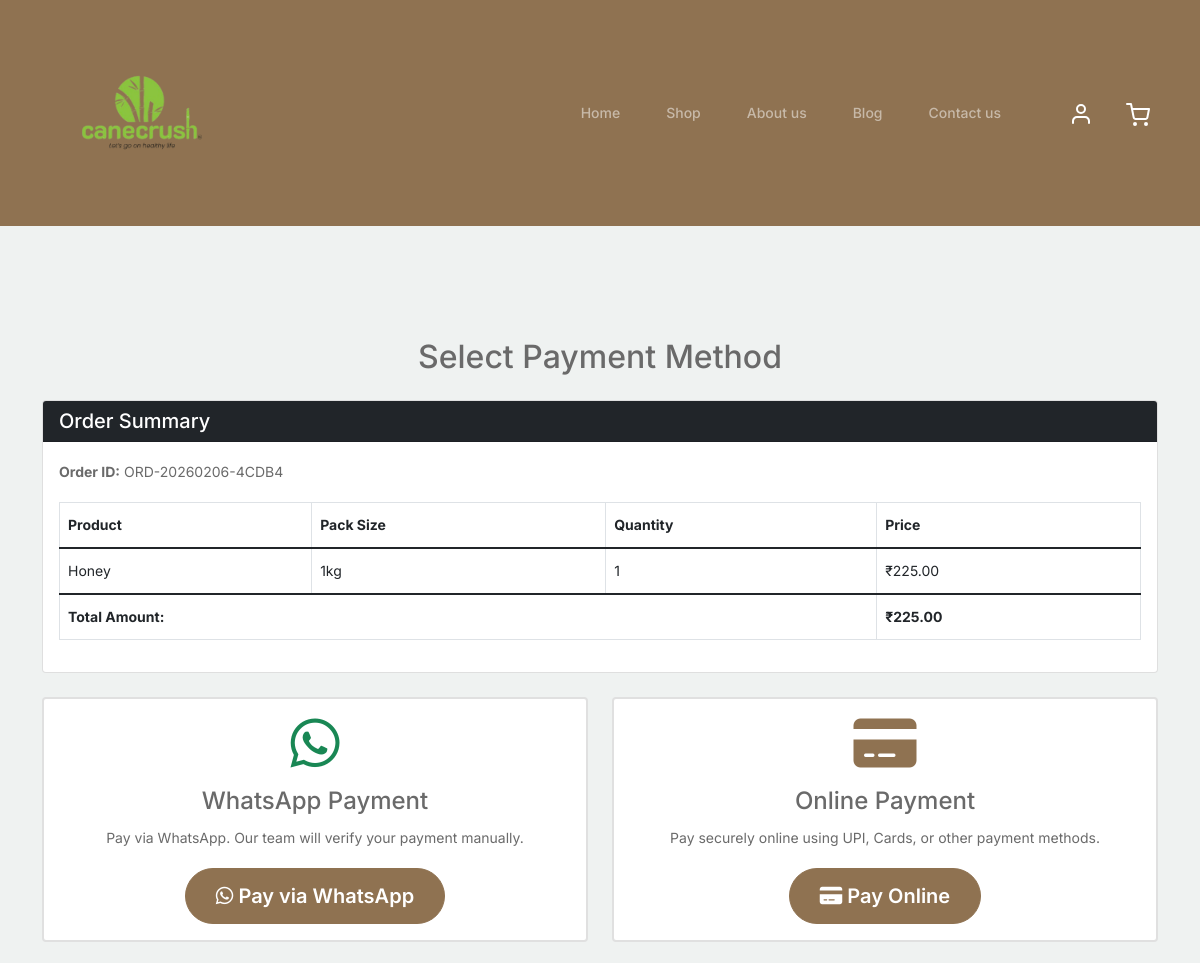
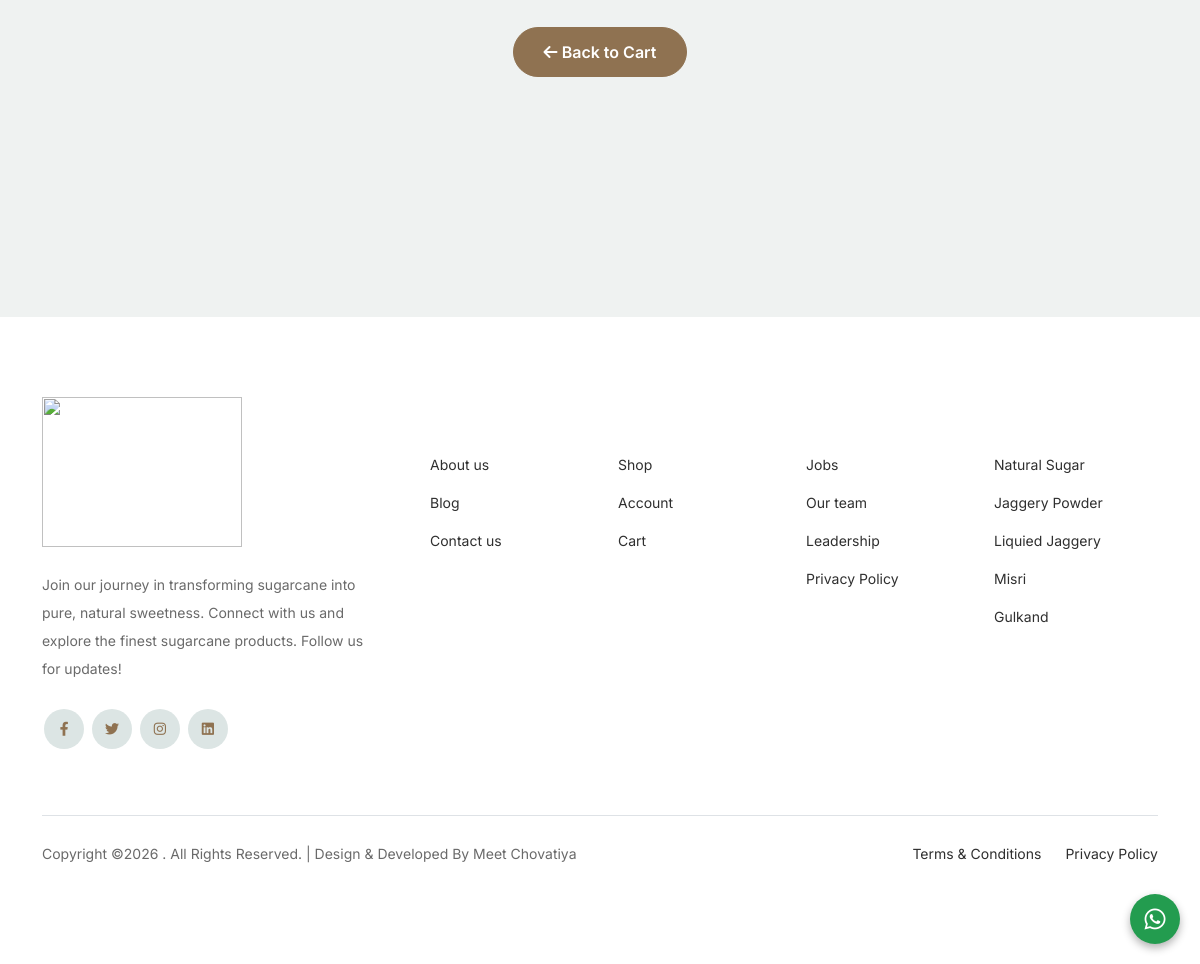
The app's page /select_payment_method/8/ (signed in) with its own data (2 pictures, top to bottom).
### cane_crush/models.py (models this page shows, shortened)
class Order(models.Model):
    order_id = models.CharField(max_length=50, unique=True, blank=True, null=True, help_text="Unique Order ID")
    customer = models.ForeignKey(AdminUser, related_name='orders', on_delete=models.CASCADE)
    created = models.DateTimeField(auto_now_add=True)
    updated = models.DateTimeField(auto_now=True)
    paid = models.BooleanField(default=False)
    class Meta:
        ordering = ['-created']
    def get_total_amount(self):
        return sum(item.get_total_price() for item in self.items.all())

class OrderItem(models.Model):
    order = models.ForeignKey(Order, related_name='items', on_delete=models.CASCADE)
    product = models.ForeignKey(Product, related_name='order_items', on_delete=models.CASCADE)
    quantity = models.PositiveIntegerField(default=1)
    packsize = models.CharField(max_length=50, null=True)
    price = models.DecimalField(max_digits=10, decimal_places=2, null=True, blank=True)
    def get_total_price(self):
        if self.price is None:
            return Decimal('0.00')
        return self.price * self.quantity

class Product(models.Model):
    category = models.ForeignKey(Category, related_name='products', on_delete=models.CASCADE)
    name = models.CharField(max_length=255)
    description = models.TextField(blank=True, null=True)
    main_image = models.ImageField(upload_to='product_images/', blank=True, null=True)
    image_1 = models.ImageField(upload_to='product_images/', blank=True, null=True)
    image_2 = models.ImageField(upload_to='product_images/', blank=True, null=True)
    image_3 = models.ImageField(upload_to='product_images/', blank=True, null=True)
    slug = models.SlugField(unique=True, max_length=255, null=True)
    original_price = models.DecimalField(max_digits=10, decimal_places=2)
    stock = models.PositiveIntegerField()
    available = models.BooleanField(default=True)
    created = models.DateTimeField(auto_now_add=True)
    updated = models.DateTimeField(auto_now=True)
    discount_percentage = models.PositiveIntegerField(blank=True, null=True)
    pack_size = models.ManyToManyField(PackSize, related_name='products', blank=True)

### cane_crush/views.py (the view)
# urls.py: path('select_payment_method/<int:order_id>/', login_required(select_payment_method), name='select_payment_method'),
@login_required
def select_payment_method(request, order_id):
    order = get_object_or_404(Order, id=order_id, customer=request.user, paid=False)
    items = OrderItem.objects.filter(order=order)
    total_amount = order.get_total_amount()
    context = {
        'order': order,
        'items': items,
        'total_amount': total_amount,
    }
    return render(request, 'select_payment_method.html', context)

### cane_crush/templates/select_payment_method.html (shortened to what this page needs)
{% extends 'base_main.html' %}
{% load static %}
{% block content %}
<div class="untree_co-section before-footer-section">
    <div class="container">
        <div class="row mb-5">
            <div class="col-md-12">
                <h2 class="text-center mb-4">Select Payment Method</h2>
                <div class="card mb-4">
                    <div class="card-header bg-dark text-white">
                        <h5 class="mb-0">Order Summary</h5>
                    </div>
                    <div class="card-body">
                        <p><strong>Order ID:</strong> {{ order.order_id }}</p>
                        <table class="table table-bordered">
                            <thead>
                                <tr>
                                    <th>Product</th>
                                    <th>Pack Size</th>
                                    <th>Quantity</th>
                                    <th>Price</th>
                                </tr>
                            </thead>
                            <tbody>
                                {% for item in items %}
                                <tr>
                                    <td>{{ item.product.name }}</td>
                                    <td>{{ item.packsize }}</td>
                                    <td>{{ item.quantity }}</td>
                                    <td>₹{{ item.price }}</td>
                                </tr>
                                {% endfor %}
                            </tbody>
                            <tfoot>
                                <tr>
                                    <th colspan="3" class="text-right">Total Amount:</th>
                                    <th>₹{{ total_amount }}</th>
                                </tr>
                            </tfoot>
                        </table>
                    </div>
                </div>
                <div class="row">
                    <div class="col-md-6 mb-4">
                        <div class="card h-100 payment-method-card" style="cursor: pointer; border: 2px solid #e0e0e0; transition: all 0.3s;">
                            <div class="card-body text-center">
                                <i class="fab fa-whatsapp fa-4x text-success mb-3"></i>
                                <h4 class="card-title">WhatsApp Payment</h4>
                                <p class="card-text">Pay via WhatsApp. Our team will verify your payment manually.</p>
                                <a href="{% url 'process_whatsapp_payment' order.id %}" class="btn btn-success btn-lg">
                                    <i class="fab fa-whatsapp"></i> Pay via WhatsApp
                                </a>
                            </div>
                        </div>
                    </div>
                    <div class="col-md-6 mb-4">
                        <div class="card h-100 payment-method-card" style="cursor: pointer; border: 2px solid #e0e0e0; transition: all 0.3s;">
                            <div class="card-body text-center">
                                <i class="fas fa-credit-card fa-4x text-primary mb-3"></i>
                                <h4 class="card-title">Online Payment</h4>
                                <p class="card-text">Pay securely online using UPI, Cards, or other payment methods.</p>
                                <a href="{% url 'process_online_payment' order.id %}" class="btn btn-primary btn-lg">
                                    <i class="fas fa-credit-card"></i> Pay Online
                                </a>
                            </div>
                        </div>
                    </div>
                </div>
                <div class="text-center mt-4">
                    <a href="{% url 'cart' %}" class="btn btn-outline-secondary">
                        <i class="fas fa-arrow-left"></i> Back to Cart
                    </a>
                </div>
            </div>
        </div>
    </div>
</div>
{% endblock %}

### cane_crush/static/css/styles.css (style rules this page uses)
body { overflow-x: hidden; position: relative; }
body { font-family: "Inter", sans-serif; font-weight: 400; line-height: 28px; color: #6a6a6a; font-size: 14px; background-color: #eff2f1; }
a { text-decoration: none; -webkit-transition: .3s all ease; -o-transition: .3s all ease; transition: .3s all ease; color: #2f2f2f; text-decoration: underline; }
.btn { font-weight: 600; padding: 12px 30px; border-radius: 30px; color: #fff; background: #8F7251; border-color: #8F7251; }
.btn.btn-primary { background: #8F7251; border-color: #8F7251; }
.before-footer-section { padding: 7rem 0 12rem 0 !important; }
.untree_co-section { padding: 7rem 0; }
.text-primary { color: #8F7251 !important; }

### records on screen
Order: order_id "ORD-20260206-4CDB4"
OrderItem: product.name "Honey", packsize "1kg", quantity "1", price "225.00"

### other values on screen
{{ total_amount }} "225.00"
